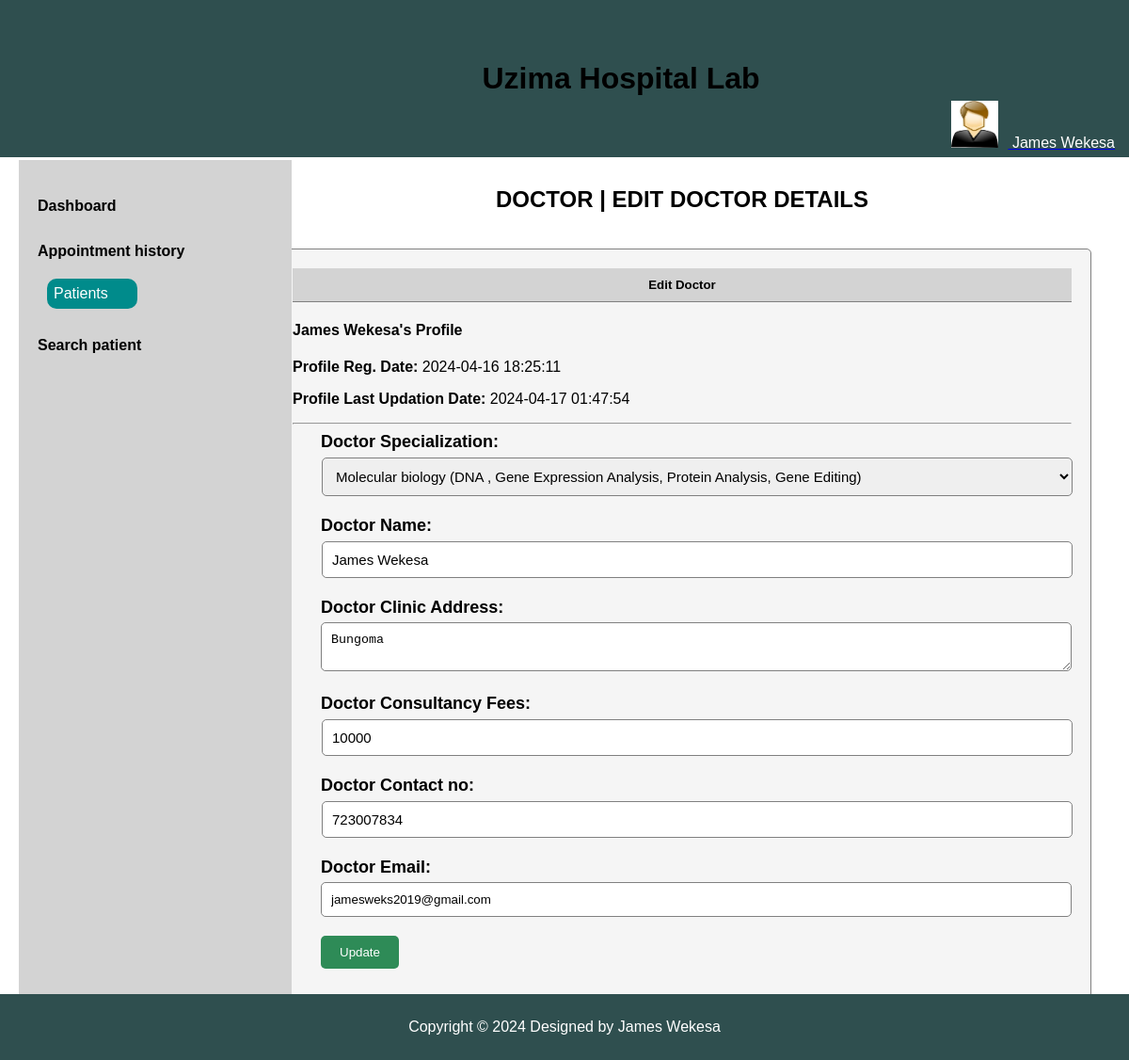
Page /doctors/edit-profile.php (signed in) on the committed database.
### tables this page shows
CREATE TABLE `doctors` (
  `id` int(11) NOT NULL,
  `specilization` varchar(255) DEFAULT NULL,
  `doctorName` varchar(255) DEFAULT NULL,
  `address` longtext DEFAULT NULL,
  `docFees` varchar(255) DEFAULT NULL,
  `contactno` bigint(11) DEFAULT NULL,
  `docEmail` varchar(255) DEFAULT NULL,
  `password` varchar(255) DEFAULT NULL,
  `creationDate` timestamp NULL DEFAULT current_timestamp(),
  `updationDate` timestamp NULL DEFAULT NULL ON UPDATE current_timestamp(),
  `username` varchar(255) DEFAULT NULL
);

### doctors/edit-profile.php (the view, shortened to what this page needs)
<?php
include('db_connect.php');
?>
<!DOCTYPE html>
<html lang="en">
<head>
    <link rel="stylesheet" href="dashboard.css">
</head>
<body>
<?php
if (isset($_SESSION['id'])) {
    $stmt = $conn->prepare("SELECT doctorName FROM doctors WHERE id = ?");
    $stmt->bind_param("i", $_SESSION['id']);
    $stmt->execute();
    $stmt->bind_result($doctorName);
} else {
    $doctorName = "Guest";
}
?>
<header>
    <h1 style="text-align: center; color: black; margin: 5px;">Uzima Hospital Lab</h1>
    <div class="dropdown_1" style="text-align: center;">
        <a href="#" class="dropdown-toggle" data-toggle="dropdown">
            <img src="img/images.jpg" style="margin-right: 10px; width: 50px; height: 50px;">
            <span class="username" style="color: white; text-decoration: none; margin-bottom: 30px;">
                <?php echo $doctorName; ?>
            </span>
        </a>
    </div>
</header><br>
<div class="container">
    <aside>
        <ul>
            <li><a href="dashboard.php">Dashboard</a></li>
            <li><a href="appointment-history.php">Appointment history</a></li>
            <li class="dropdown">
                <div class="toggle-submenu dropbtn" onclick="toggleDropdown()">Patients</div>
            </li>
            <li><a href="search.php">Search patient</a></li>
        </ul>
    </aside>
    <main>
        <h2>DOCTOR | EDIT DOCTOR DETAILS</h2><br>
        <div class="doctor-edit-container">
    <div class="row">
        <div class="col-md-12">
            <div class="row margin-top-30">
                <div class="col-lg-8">
                    <div class="edit-panel">
                        <div class="edit-panel-heading">
                            <h5 class="edit-panel-title">Edit Doctor</h5>
                        </div>
                        <div class="edit-panel-body">
                            <?php
                            $did=$_SESSION['dlogin'];
                            $sql=mysqli_query($conn,"select * from doctors where docEmail='$did'");
                            while($data=mysqli_fetch_array($sql))
                            {
                            ?>
                            <h4><?php echo htmlentities($data['doctorName']);?>'s Profile</h4>
                            <p><b>Profile Reg. Date: </b><?php echo htmlentities($data['creationDate']);?></p>
                            <?php if($data['updationDate']){?>
                            <p><b>Profile Last Updation Date: </b><?php echo htmlentities($data['updationDate']);?></p>
                            <?php } ?>
                            <hr />
                            <form role="form" name="adddoc" method="post" onSubmit="return valid();">
                                <div class="form-group">
                                    <label for="DoctorSpecialization">
                                        Doctor Specialization:
                                    </label>
                                    <select name="Doctorspecialization" class="doctor-select" required="required">
                                        <option value="<?php echo htmlentities($data['specilization']);?>">
                                            <?php echo htmlentities($data['specilization']);?></option>
                                    </select>
                                </div>
                                <div class="form-group">
                                    <label for="doctorname">
                                        Doctor Name:
                                    </label>
                                    <input type="text" name="docname" class="doctor-input" value="<?php echo htmlentities($data['doctorName']);?>" >
                                </div>
                                <div class="form-group">
                                    <label for="address">
                                        Doctor Clinic Address:
                                    </label>
                                    <textarea name="clinicaddress" class="doctor-textarea"><?php echo htmlentities($data['address']);?></textarea>
                                </div>
                                <div class="form-group">
                                    <label for="fess">
                                        Doctor Consultancy Fees:
                                    </label>
                                    <input type="text" name="docfees" class="doctor-input" required="required"  value="<?php echo htmlentities($data['docFees']);?>" >
                                </div>
                                <div class="form-group">
                                    <label for="fess">
                                        Doctor Contact no:
                                    </label>
                                    <input type="text" name="doccontact" class="doctor-input" required="required"  value="<?php echo htmlentities($data['contactno']);?>">
                                </div>
                                <div class="form-group">
                                    <label for="fess">
                                        Doctor Email:
                                    </label>
                                    <input type="email" name="docemail" class="doctor-input" readonly="readonly"  value="<?php echo htmlentities($data['docEmail']);?>">
                                </div>
                                <?php } ?>
                                <button type="submit" name="submit" class="update-btn">Update</button>
                            </form>
                        </div><br><br>
                    </div>
                </div>
            </div>
        </div>
    </div>
</div>
    </main>
</div>
<footer>
    <div class="footer">
        <p>Copyright &copy; <?php echo date("Y"); ?> Designed by James Wekesa</p>
    </div>
</footer>
</body>
</html>

### doctors/dashboard.css (style rules this page uses)
html, body, header, footer, nav, ul, li, main, aside { margin: 0; padding: 0; }
body { font-family: Arial, sans-serif; }
header { background-color: DarkSlateGray; color: white; padding: 20px; }
.container { display: flex; margin: 20px; }
aside { width: 20%; background-color: LightGray; padding: 20px; }
aside ul { list-style: none; align-items: center; }
aside ul li { margin-bottom: 10px; display: flex; align-items: center; }
aside ul li a { color: black; text-decoration: none; font-size: 16px; margin-top: 20px; font-weight: bold; }
main { flex: 1; padding: 15px; }
footer { background-color: DarkSlateGray; color: white; text-align: center; padding: 20px; margin-top: 10px; }
label { display: inline-block; margin-bottom: 5px; font-weight: bold; font-size: 18px; }
input[type="text"], input[type="number"], input[type="date"], input[type="time"], select { font-size: 15px; padding: 4px; margin: 1px; border: 1px solid black; border-radius: 5px; }
button { color: white; background-color: lightseagreen; padding: 10px 20px; border: none; border-radius: 5px; cursor: pointer; }
h2 { text-align: center; }

### doctors/edit-profile.php (style rules this page uses)
.dropdown { display: inline-block; }
.dropbtn { background-color: darkcyan; color: white; padding: 7px; font-size: 16px; border: none; cursor: pointer; width: 100%; border-radius: 10px; margin-left: 10px; margin-top: 10px; }
.dropdown_1 { position: absolute; right: 135px; }
.edit-panel { border: 1px solid gray; border-radius: 5px; padding: 20px; background-color: whitesmoke; }
.edit-panel-heading { background-color: lightgray; padding: 10px 0; text-align: center; border-bottom: 1px solid gray; }
.edit-panel-title { margin: 0; }
.edit-panel-body { margin-top: 20px; }
.form-group { margin-bottom: 20px; margin-left: 30px; }
input[type="text"] { width: 100%; padding: 10px; border: 1px solid gray; border-radius: 5px; box-sizing: border-box; }
textarea { width: 100%; padding: 10px; border: 1px solid gray; border-radius: 5px; box-sizing: border-box; }
input[type="email"] { width: 100%; padding: 10px; border: 1px solid gray; border-radius: 5px; box-sizing: border-box; }
.doctor-select { width: 100%; padding: 10px; border: 1px solid gray; border-radius: 5px; }
.update-btn { background-color: seagreen; color: white; padding: 10px 20px; border: none; border-radius: 5px; cursor: pointer; margin-left: 30px; }
header { position: fixed; top: 0; left: 0; width: 100%; padding: 60px; z-index: 1000; }
.container { display: flex; flex-direction: row; margin-top: 60px; }
aside { width: 250px; position: fixed; top: 60px; bottom: 0; overflow-y: auto; margin-top: 110px; }
main { flex: 1; margin-left: 250px; padding: 20px; overflow-y: auto; margin-top: 80px; }
footer { position: fixed; bottom: 0; left: 0; width: 100%; padding: 10px 0; z-index: 1000; }

### rows in the picture
doctors: doctorName "James Wekesa", creationDate "2024-04-16 18:25:11", updationDate "2024-04-17 01:47:54", Doctorspecialization "Molecular biology (DNA , Gene Expression Analysis, Protein Analysis, Gene Editing)", docname "James Wekesa", clinicaddress "Bungoma", docfees "10000", doccontact "723007834", docemail "jamesweks2019@gmail.com"
